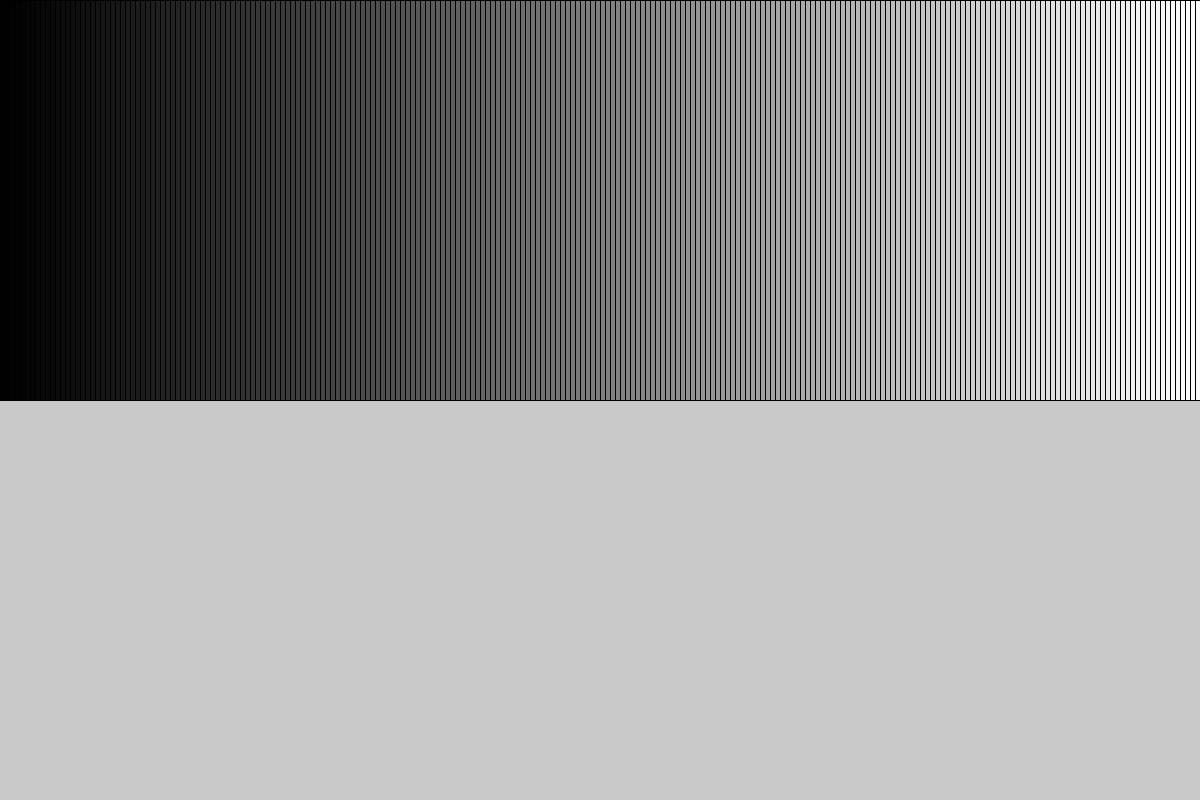
Frame 1 (no input)
Frame 60 (the mouse pressed at the canvas centre just before this capture): identical to frame 1, image omitted
Frame 120 (the mouse held since frame 60 and released just before this capture): identical to frame 1, image omitted

The Processing sketch that drew this single still picture (run headless with seeded random() and noise(); from frame 60 on, the mouse is pressed at the canvas centre):

// Processing sketch: cours19_map
// ── cours19_map.pde
void setup(){
  size(1200,800);
}

void draw(){
  background(200);
  
  for(int i=0;i<width;i+=5){
    
    //i (0>1200)
    float r = map(i,0,width,0,255);
    float g = map(i,0,width,255,0);
    float b=0;
    
    fill(r); //(0>255)
    rect(i,0,5,height/2);
  }
  
}
